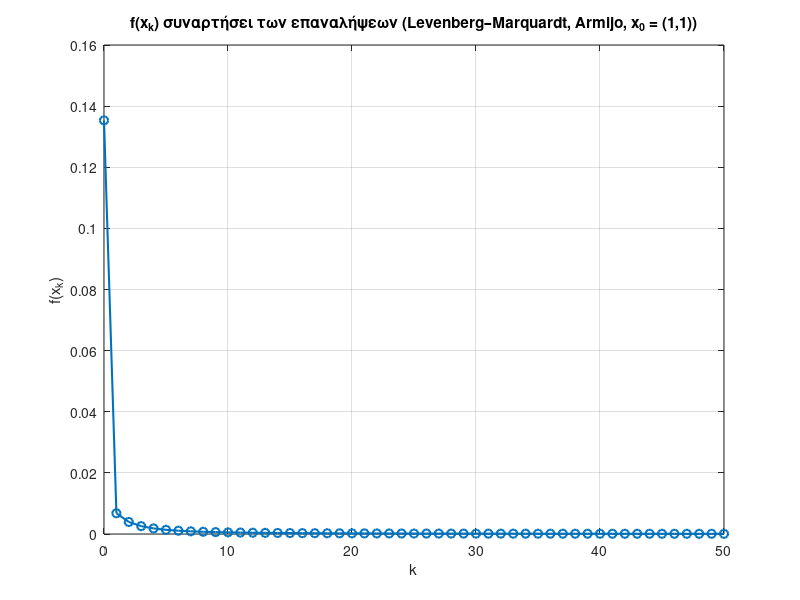
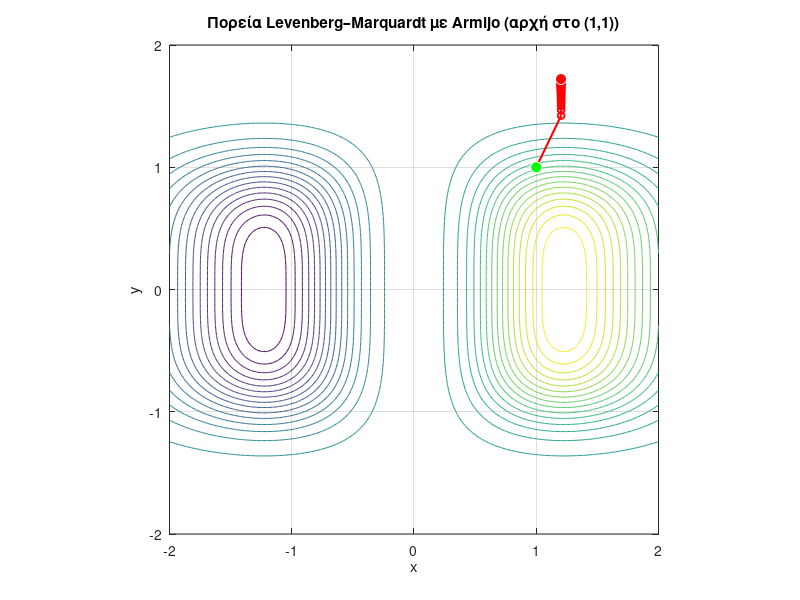

MATLAB code for these plots, in order:
%% Levenberg–Marquardt με κανόνα Armijo
% f(x,y) = x^3 * exp(-x^2 - y^4), x0 = (1,1)

clear; clc;

% ===== Συνάρτηση, κλίση, Hessian =====
f = @(x) x(1).^3 .* exp(-x(1).^2 - x(2).^4);

gradf = @(x) [ ...
    x(1).^2 .* (3 - 2*x(1).^2) .* exp(-x(1).^2 - x(2).^4); ...
   -4*x(1).^3 .* x(2).^3 .* exp(-x(1).^2 - x(2).^4)       ];

Hessf = @(x) [ ...
    (4*x(1).^5 - 14*x(1).^3 + 6*x(1)) .* exp(-x(1).^2 - x(2).^4), ...
    (8*x(1).^4 .* x(2).^3 - 12*x(1).^2 .* x(2).^3) .* exp(-x(1).^2 - x(2).^4); ...
    (8*x(1).^4 .* x(2).^3 - 12*x(1).^2 .* x(2).^3) .* exp(-x(1).^2 - x(2).^4), ...
    (16*x(1).^3 .* x(2).^6 - 12*x(1).^3 .* x(2).^2) .* exp(-x(1).^2 - x(2).^4) ];

% ===== Παράμετροι Levenberg–Marquardt & Armijo =====
mu      = 1.0;      % σταθερή παράμετρος μ
maxIter = 50;
tol_g   = 1e-6;

alpha = 1e-1;       % Armijo: 0 < alpha < 1
beta  = 0.5;        % Armijo: 0 < beta < 1
s     = 1.0;        % αρχικό βήμα για backtracking

% ===== Αρχικό σημείο =====
xk = [1; 1];

% Ιστορία τιμών και σημείων
f_values = f(xk);      % f(x_0)
X_hist   = xk;         % τροχιά (x_k, y_k)

% ===== Βρόχος επαναλήψεων =====
for k = 1:maxIter
    g = gradf(xk);

    % Έλεγχος σύγκλισης με βάση την κλίση
    if norm(g) < tol_g
        fprintf('Σύγκλιση στο k = %d, x* = [%g  %g]^T, f* = %g\n', ...
                k-1, xk(1), xk(2), f(xk));
        break;
    end

    % Πίνακας Levenberg–Marquardt
    H  = Hessf(xk);
    Bk = H + mu * eye(2);

    % Διεύθυνση d_k
    dk = -Bk \ g;

    if norm(dk) < 1e-12
        break;   % πάρα πολύ μικρή διεύθυνση
    end

    % ===== Κανόνας Armijo για γ_k =====
    gamma = s;
    while true
        x_trial = xk + gamma * dk;
        if f(x_trial) <= f(xk) + alpha * gamma * (g.' * dk)
            break;   % το βήμα είναι αποδεκτό
        end
        gamma = beta * gamma;
        if gamma < 1e-8
            break;   % πολύ μικρό βήμα -> σταματάμε
        end
    end
    % ==================================

    % Ενημέρωση σημείου
    xk = xk + gamma * dk;

    % Αποθήκευση
    f_values(end+1,1) = f(xk);
    X_hist(:, end+1)  = xk;
end

% ===== Διάγραμμα f(x_k) vs k =====
k_vec = 0:length(f_values)-1;

figure;
plot(k_vec, f_values, 'o-', 'LineWidth', 1.5);
grid on;
xlabel('k');
ylabel('f(x_k)');
title('f(x_k) συναρτήσει των επαναλήψεων (Levenberg–Marquardt, Armijo, x_0 = (1,1))');

% ===== Contour + τροχιά στο (x,y) =====
x1 = linspace(-2, 2, 400);
y1 = linspace(-2, 2, 400);
[X, Y] = meshgrid(x1, y1);
Z = X.^3 .* exp(-X.^2 - Y.^4);

figure;
contour(X, Y, Z, 30);
hold on; grid on;

plot(X_hist(1,:), X_hist(2,:), 'ro-', 'LineWidth', 1.5, 'MarkerSize', 5);
plot(X_hist(1,1),   X_hist(2,1),   'wo', 'MarkerFaceColor','g', 'MarkerSize',8); % αρχή
plot(X_hist(1,end), X_hist(2,end), 'wo', 'MarkerFaceColor','r', 'MarkerSize',8); % τέλος

xlabel('x'); ylabel('y');
title('Πορεία Levenberg–Marquardt με Armijo (αρχή στο (1,1))');
axis equal;
hold off;
